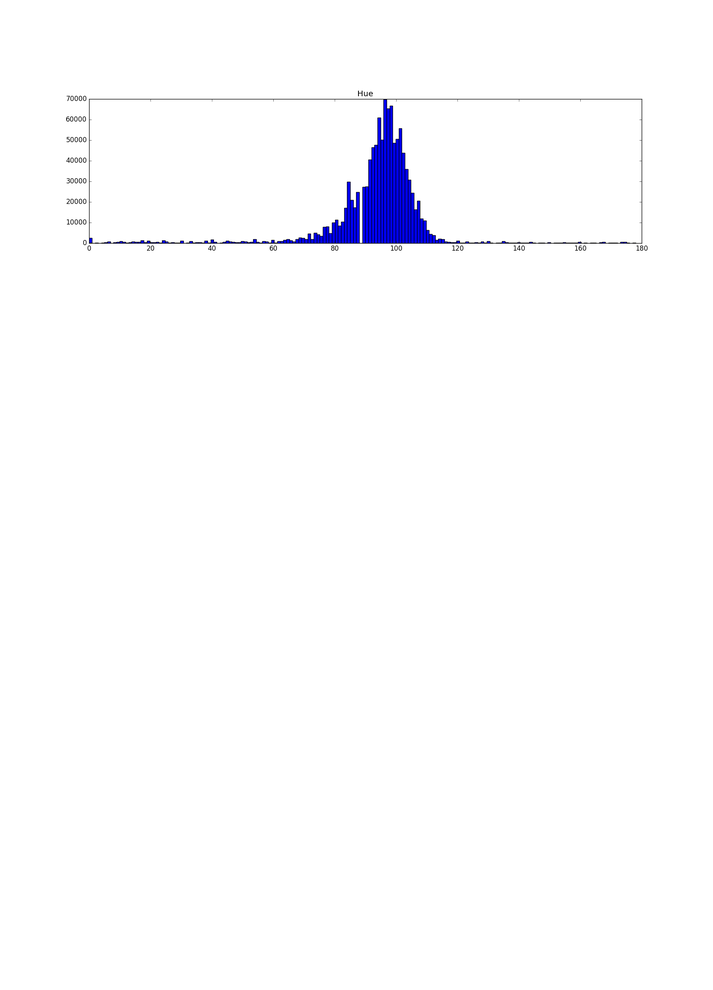
#> input picture testss-hue.png, 713 x 990 px, shrunk from 1800 x 2500 before the run
$ python plotHSVHist.py testss-hue.png 5   (Python 2 division)
#> lines starting #> are read from the running program, lines starting #| are printed output that depends on the picture; after the words box and inside, x2 and y2 are one past the last pixel; in counts of white or black regions, pixels touching at a corner belong together
#!/usr/bin/python

import cv2
import sys
import pprint as pp
import numpy as np
import matplotlib
matplotlib.use('Agg')
from matplotlib import pyplot as plt

#img = cv2.imread(sys.argv[1],0)
img = cv2.imread(sys.argv[1])
#> img is the input picture: shape (990, 713, 3); mean B, G, R 253.8, 251.9, 251.9
pr = int(sys.argv[2])
b,g,r = cv2.split(img)

if pr == 1:
	print " --- "
	for num in img:
		print num
		print "\n"
	print " --- "

rgb_img = cv2.merge([r,g,b])

if pr == 1:
	print " -II-- "
	for num in rgb_img:
		print num
		print "\n"
	print " --- "

#plt.imshow(rgb_img)
plt.imshow(img)
#plt.show

plt.hist(img.ravel(),256,[0,256]); plt.show()
#> after `plt.hist(img.ravel(), 256, [0, 256])`:
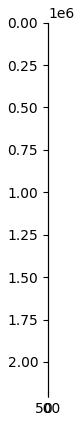
#> figure drawn by matplotlib, 1 panel; B, G, R data is drawn as R, G, B
hsv_image = cv2.cvtColor(rgb_img,cv2.COLOR_BGR2HSV)
#> hsv_image: shape (990, 713, 3); mean H, S, V 0.1, 2.5, 253.8

hue, sat, val = hsv_image[:,:,0], hsv_image[:,:,1], hsv_image[:,:,2]
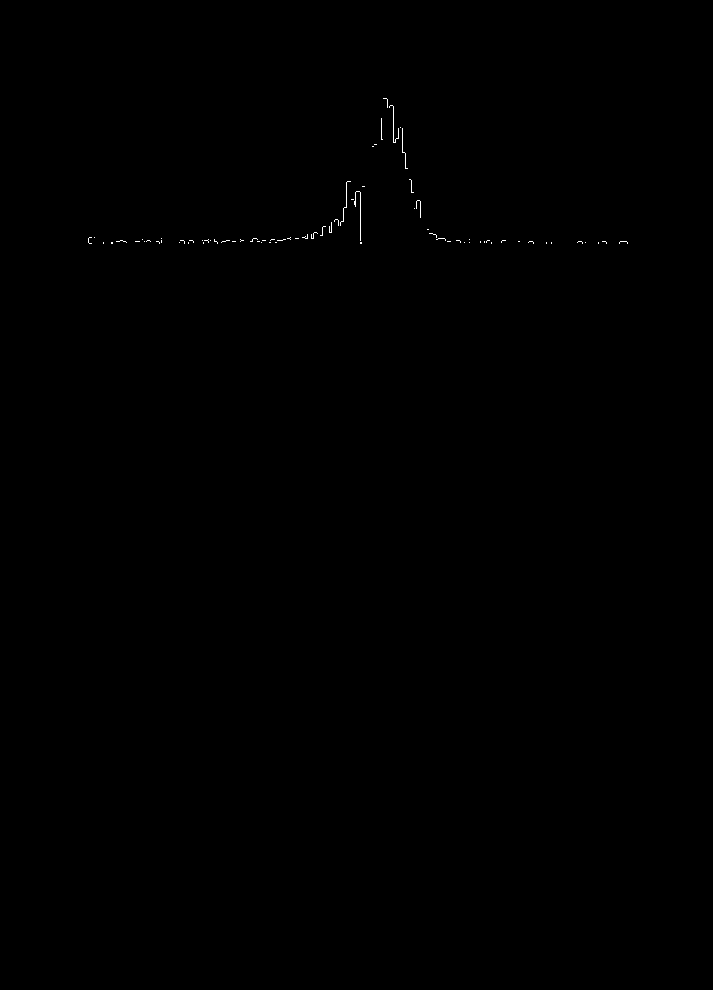
#> hue: shape (990, 713); values 0 (black) and 90 (white), 0.09% white in thin lines or dots, all inside (x1, y1, x2, y2) = (88, 98, 628, 244)
percHue = np.percentile(hue, 90)
#> percHue = 0
pp.pprint(percHue)
#| 0.0
maxHue = int(np.ndarray.max(hue))
#> maxHue = 90
nHue = int(np.ndarray.mean(hue))
#> nHue = 0
dHue = int(np.ndarray.std(hue))
#> dHue = 2
vHue = int(np.ndarray.var(hue))
#> vHue = 7
nSat = int(np.ndarray.mean(sat))
#> nSat = 2
dSat = int(np.ndarray.std(sat))
#> dSat = 24
vSat = int(np.ndarray.var(sat))
#> vSat = 618
nVal = int(np.ndarray.mean(val))
#> nVal = 253
dVal = int(np.ndarray.std(val))
#> dVal = 11
vVal = int(np.ndarray.var(val))
#> vVal = 134
print " -Hue- "
print "Max " + str(maxHue)
#| Max 90
print "M " + str(nHue)
#| M 0
print "D " + str(dHue)
#| D 2
print "V " + str(vHue)
#| V 7
print " -Sat- "
print "M " + str(nSat)
#| M 2
print "D " + str(dSat)
#| D 24
print "V " + str(vSat)
#| V 618
print " -Val- "
print "M " + str(nVal)
#| M 253
print "D " + str(dVal)
#| D 11
print "V " + str(vVal)
#| V 134
print " --- "
if pr == 1:
	for elem in hue:
		print elem

'''
plt.figure(figsize=(18,25))
plt.subplot(411)                             #plot in the first cell
plt.subplots_adjust(hspace=.5)
plt.title("Hue")
plt.hist(np.ndarray.flatten(hue), bins=256)
plt.show()
#plt.savefig(sys.argv[2] + '-hue.png')

plt.subplot(412)                             #plot in the second cell
plt.title("Saturation")
plt.hist(np.ndarray.flatten(sat), bins=256)
#plt.savefig(sys.argv[2] + '-sat.png')
plt.subplot(413)                             #plot in the third cell
plt.title("Luminosity Value")
plt.hist(np.ndarray.flatten(val), bins=256)
#plt.savefig(sys.argv[2] + '-lum.png')

plt.subplot(414)                             #plot in the third cell
plt.title("orig rgb")
color = ('b','g','r')

for i,col in enumerate(color):
	hist = cv2.calcHist([img],[i],None,[256],[0,256])
	plt.plot(hist,color=col)
	plt.xlim([0,256])
plt.savefig(sys.argv[2] + 'orig.png')
'''
import logging
import sys
import os.path
import json
import re
import PIL
from PIL import Image
from pprint import pprint

#KMS4498,http://cspic.smk.dk/globus/40412247/img0083.jpg

logging.basicConfig(filename='logs/thw.log',level=logging.DEBUG)

f = open( sys.argv[1], 'rU' )
#> (the run stopped early here; a loop or call above may not have finished)

$ run again, on kob-3160.png
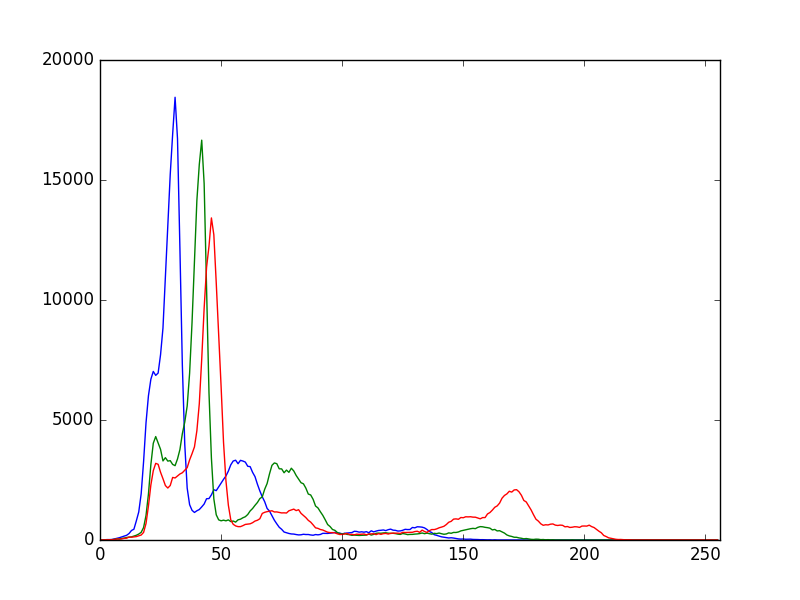
#> input picture kob-3160.png, 800 x 600 px
#> img is the input picture: shape (600, 800, 3); mean B, G, R 250.7, 250.3, 250.7
#> `plt.hist(img.ravel(), 256, [0, 256])`:
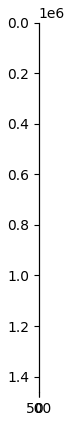
#> figure drawn by matplotlib, 1 panel; B, G, R data is drawn as R, G, B
#> hsv_image: shape (600, 800, 3); mean H, S, V 1.1, 2.6, 252.1
#> `hue, sat, val = hsv_image[:,:,0], hsv_image[:,:,1], hsv_image[:,:,2]`:
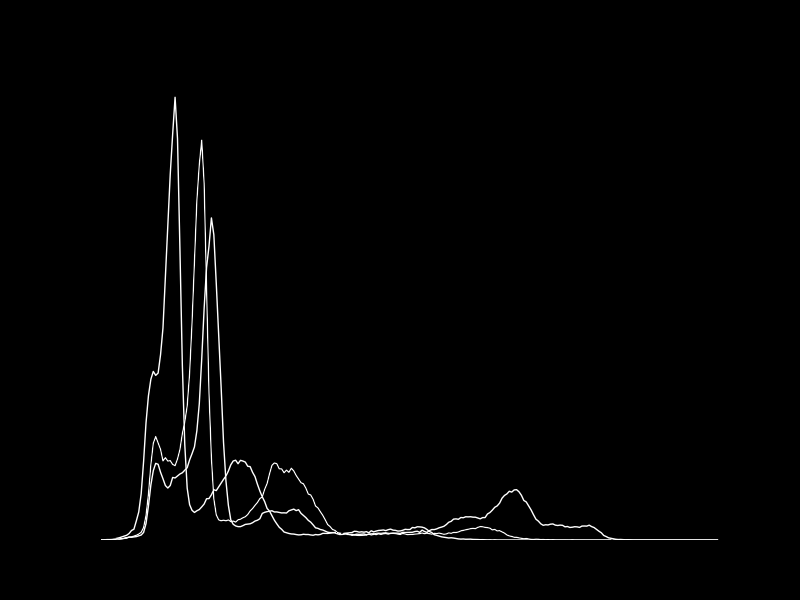
#> sat: shape (600, 800); min 0, max 255, mean 2.6
#> percHue = 0
#| 0.0
#> maxHue = 179
#> nHue = 1
#> dHue = 10
#> vHue = 110
#> nSat = 2
#> dSat = 22
#> vSat = 506
#> nVal = 252
#> dVal = 22
#> vVal = 525
#| Max 179
#| M 1
#| D 10
#| V 110
#| M 2
#| D 22
#| V 506
#| M 252
#| D 22
#| V 525

$ run again, on myfig.png
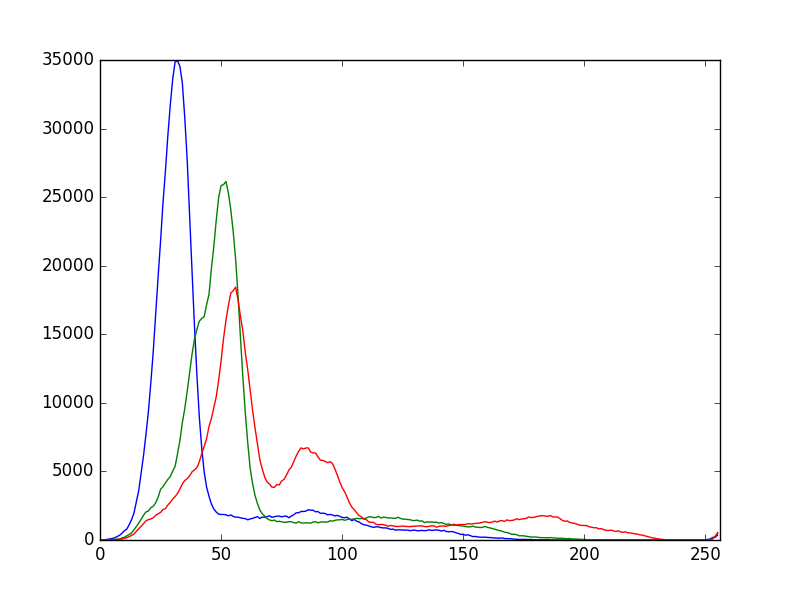
#> input picture myfig.png, 800 x 600 px
#> img is the input picture: shape (600, 800, 3); mean B, G, R 250.7, 250.1, 250.5
#> `plt.hist(img.ravel(), 256, [0, 256])`:
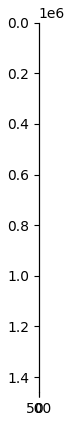
#> figure drawn by matplotlib, 1 panel; B, G, R data is drawn as R, G, B
#> hsv_image: shape (600, 800, 3); mean H, S, V 1, 2.4, 251.8
#> `hue, sat, val = hsv_image[:,:,0], hsv_image[:,:,1], hsv_image[:,:,2]`:
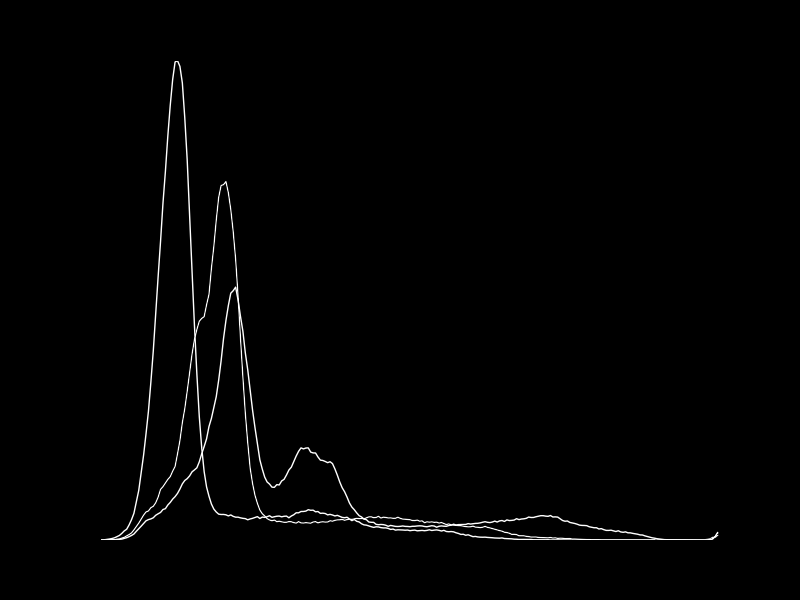
#> sat: shape (600, 800); min 0, max 255, mean 2.4
#> percHue = 0
#| 0.0
#> maxHue = 179
#> nHue = 0
#> dHue = 9
#> vHue = 95
#> nSat = 2
#> dSat = 21
#> vSat = 460
#> nVal = 251
#> dVal = 24
#> vVal = 584
#| Max 179
#| M 0
#| D 9
#| V 95
#| M 2
#| D 21
#| V 460
#| M 251
#| D 24
#| V 584

$ run again, on testss-lum.png
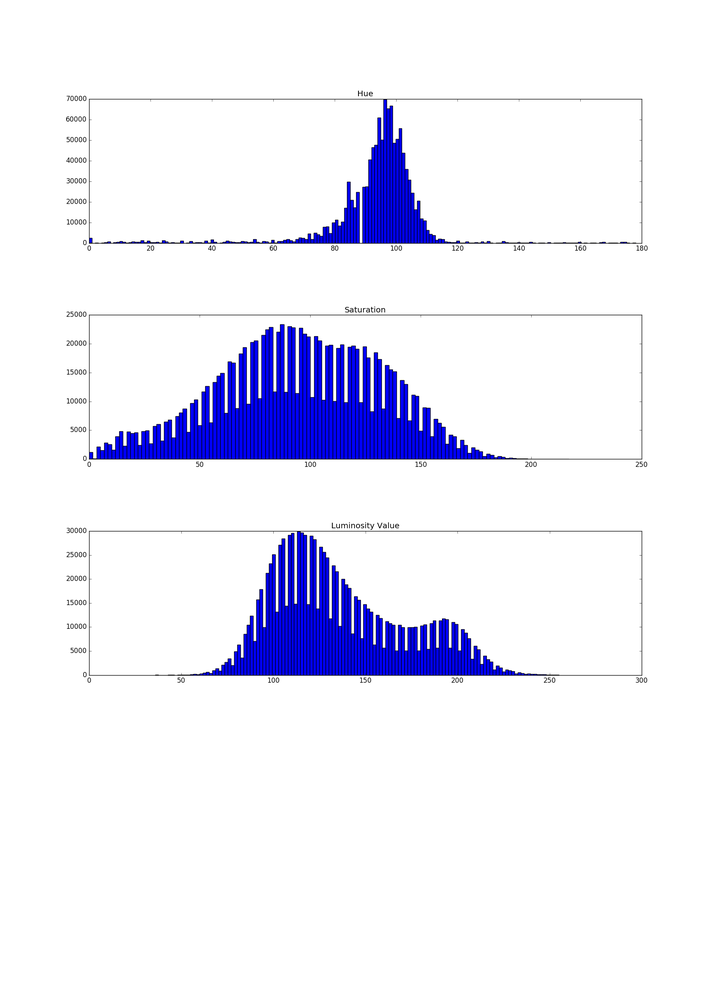
#> input picture testss-lum.png, 713 x 990 px, shrunk from 1800 x 2500 before the run
#> img is the input picture: shape (990, 713, 3); mean B, G, R 249.3, 235.6, 235.6
#> hsv_image: shape (990, 713, 3); mean H, S, V 0.6, 17.4, 249.3
#> `hue, sat, val = hsv_image[:,:,0], hsv_image[:,:,1], hsv_image[:,:,2]`:
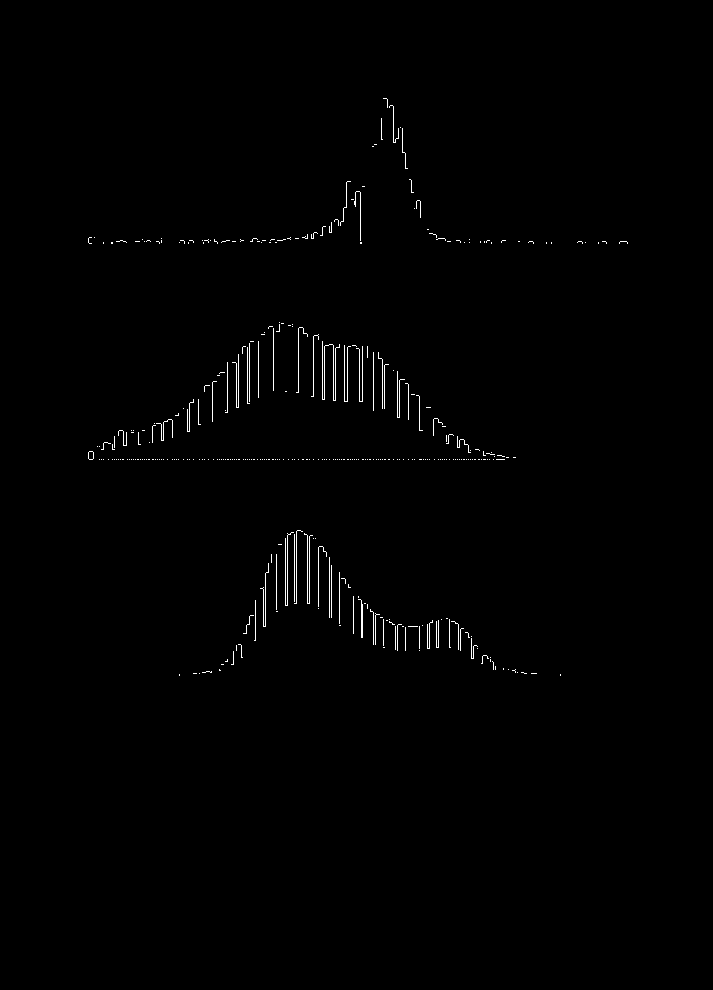
#> hue: shape (990, 713); values 0 (black) and 90 (white), 0.63% white in thin lines or dots, all inside (x1, y1, x2, y2) = (88, 98, 628, 676)
#> `hue, sat, val = hsv_image[:,:,0], hsv_image[:,:,1], hsv_image[:,:,2]`:
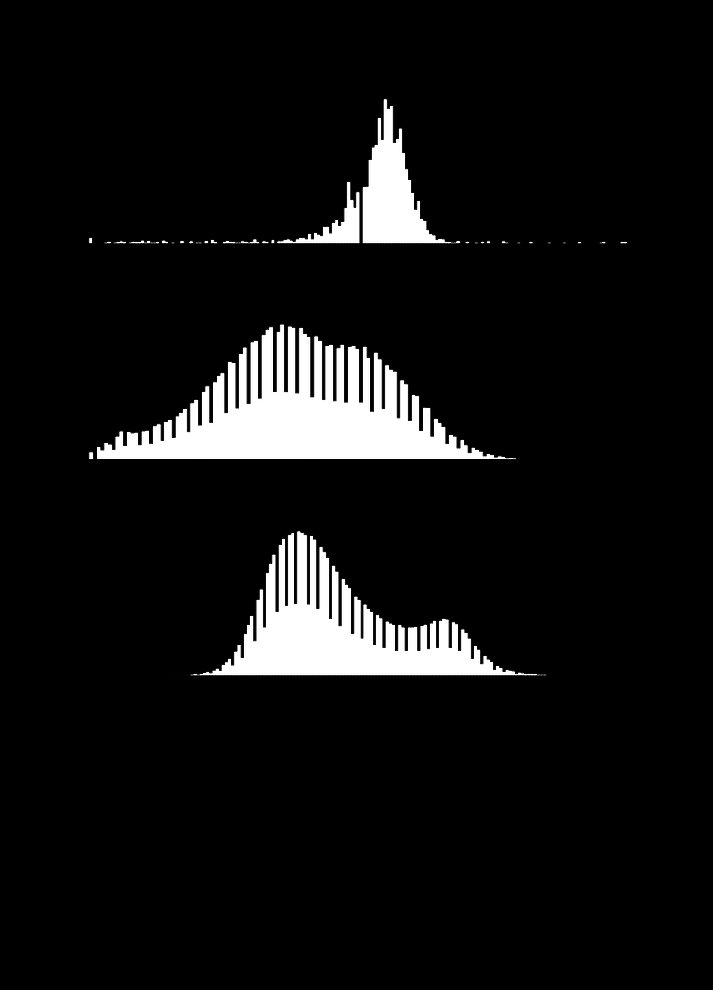
#> sat: shape (990, 713); min 0, max 255, mean 17.4
#> percHue = 0
#| 0.0
#> maxHue = 90
#> nHue = 0
#> dHue = 7
#> vHue = 50
#> nSat = 17
#> dSat = 63
#> vSat = 4045
#> nVal = 249
#> dVal = 24
#> vVal = 577
#| Max 90
#| M 0
#| D 7
#| V 50
#| M 17
#| D 63
#| V 4045
#| M 249
#| D 24
#| V 577
